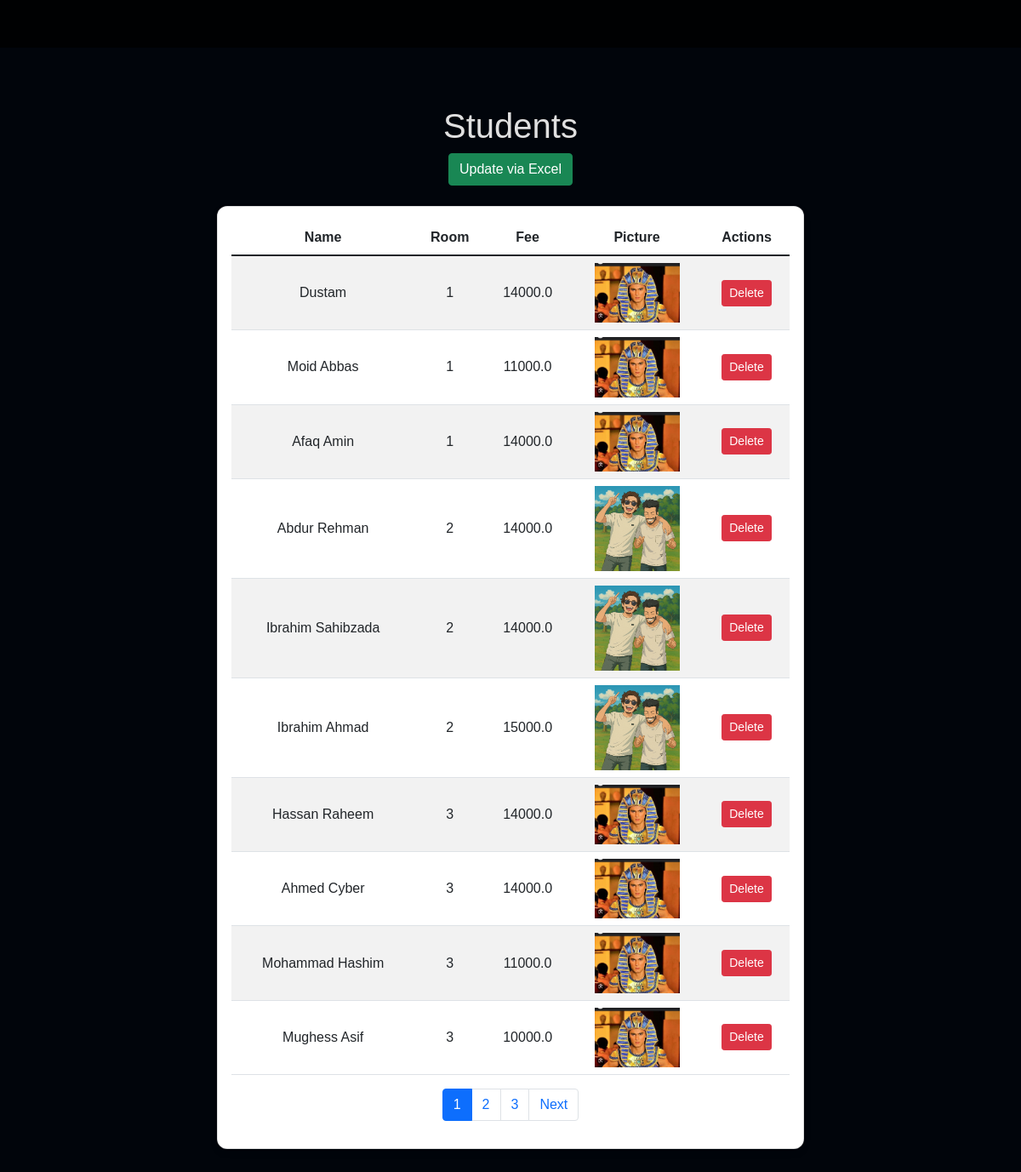
The page /students (signed in) on the database its author committed.
### models.py (models this page shows, shortened)
class Student(db.Model):
    id = db.Column(db.Integer, primary_key=True)
    name = db.Column(db.String(100), nullable=False)
    fee = db.Column(db.Float, nullable=False)
    room_id = db.Column(db.Integer, db.ForeignKey('room.id'), nullable=False)
    picture = db.Column(db.String(100))
    status = db.Column(db.String(20), default='active')  # active, inactive, graduated
    enrollment_date = db.Column(db.DateTime, default=datetime.utcnow)
    last_fee_payment = db.Column(db.DateTime)
    room = relationship('Room', back_populates='students')
    fee_records = relationship('FeeRecord', back_populates='student')

class Room(db.Model):
    id = db.Column(db.Integer, primary_key=True)
    room_number = db.Column(db.Integer, unique=True, nullable=False)
    students = relationship('Student', back_populates='room')

### app.py (the view)
@app.route('/students')
@login_required
def students():
    page = request.args.get('page', 1, type=int)
    per_page = 10
    paginated_students = Student.query.paginate(page=page, per_page=per_page)
    form = EnrollForm()  # Create an instance of the form for CSRF token
    return render_template('students.html', students=paginated_students, form=form)

### app.py (called while the page is built)
@login_manager.user_loader
def load_user(user_id):
    return Admin.query.get(int(user_id))

### templates/students.html (shortened to what this page needs)
{% extends 'base.html' %}
{% block content %}
<h1 class="text-center">Students</h1>
<div class="d-flex justify-content-center mb-4">
    <a href="{{ url_for('update_students_excel') }}" class="btn btn-success">
         Update via Excel
    </a>
</div>
<div class="d-flex justify-content-center">
    <div class="card w-75">
        <div class="card-body">
            <table class="table table-striped">
                <thead>
                    <tr>
                        <th>Name</th>
                        <th>Room</th>
                        <th>Fee</th>
                        <th>Picture</th>
                        <th>Actions</th>
                    </tr>
                </thead>
                <tbody>
                    {% for student in students.items %}
                    <tr>
                        <td>{{ student.name }}</td>
                        <td>{{ student.room.room_number }}</td>
                        <td>{{ student.fee }}</td>
                        <td><img src="{{ url_for('static', filename='uploads/' ~ student.picture) }}" alt="Student Picture" width="100"></td>
                        <td>
                            <button type="button" class="btn btn-danger btn-sm" data-bs-toggle="modal" data-bs-target="#deleteModal{{ student.id }}">
                                 Delete
                            </button>
                        </td>
                    </tr>
                    {% endfor %}
                </tbody>
            </table>
            <nav aria-label="Page navigation">
                <ul class="pagination justify-content-center">
                    {% for page_num in range(1, students.pages + 1) %}
                        <li class="page-item {% if page_num == students.page %}active{% endif %}">
                            <a class="page-link" href="{{ url_for('students', page=page_num) }}">{{ page_num }}</a>
                        </li>
                    {% endfor %}
                    {% if students.has_next %}
                        <li class="page-item">
                            <a class="page-link" href="{{ url_for('students', page=students.next_num) }}">Next</a>
                        </li>
                    {% endif %}
                </ul>
            </nav>
        </div>
    </div>
</div>
{% endblock %}

### templates/base.html (shortened to what this page needs)
<!DOCTYPE html>
<html lang="en">
<head>
    <link href="https://cdn.jsdelivr.net/npm/bootstrap@5.1.3/dist/css/bootstrap.min.css" rel="stylesheet">
    <link rel="stylesheet" href="{{ url_for('static', filename='style.css') }}">
</head>
<body>
    <div class="content-wrapper">
        <nav class="navbar navbar-expand-lg navbar-dark">
            <div class="container-fluid">
                <div class="collapse navbar-collapse" id="navbarNav">
                    <ul class="navbar-nav">
                        <li class="nav-item"><a class="nav-link{% if request.endpoint=='admin_dashboard' %} active{% endif %}" href="{{ url_for('admin_dashboard') }}">Home</a></li>
                        <li class="nav-item"><a class="nav-link{% if request.endpoint=='enroll' %} active{% endif %}" href="{{ url_for('enroll') }}">Enroll</a></li>
                        <li class="nav-item"><a class="nav-link{% if request.endpoint=='rooms' %} active{% endif %}" href="{{ url_for('rooms') }}">Rooms</a></li>
                        <li class="nav-item"><a class="nav-link{% if request.endpoint=='students' %} active{% endif %}" href="{{ url_for('students') }}">Students</a></li>
                        <li class="nav-item"><a class="nav-link{% if request.endpoint=='expenses' %} active{% endif %}" href="{{ url_for('expenses') }}">Expenses</a></li>
                        <li class="nav-item"><a class="nav-link{% if request.endpoint=='collect_fee' %} active{% endif %}" href="{{ url_for('collect_fee') }}">Fee Collection</a></li>
                    </ul>
                </div>
            </div>
        </nav>
        <div class="container mt-5">
            {% block content %}{% endblock %}
        </div>
    </div>
</body>
</html>

### static/style.css (style rules this page uses)
body { font-family: Arial, sans-serif; background-color: #1a1a1a; color: white; margin: 0; padding: 0; }
h1, h2, h3, h4, h5, h6 { color: #e0e0e0; }
.container { width: 80%; margin: 0 auto; padding: 20px; }
.card { box-shadow: 0 4px 8px rgba(0, 0, 0, 0.1); border-radius: 12px; color: black !important; }
.btn-primary, .btn-danger { transition: transform 0.2s ease-in-out; }
.table th, .table td { vertical-align: middle; text-align: center; }
.card-body, .card-title, .form-label, input { color: rgb(11, 72, 170) !important; }

### templates/base.html (style rules this page uses)
body, html { margin: 0; padding: 0; height: 100%; }
.content-wrapper { position: relative; z-index: 1; }
.navbar { background-color: rgba(0, 0, 0, 0.75) !important; }

### rows shown on the page
Student: name "Dustam", room.room_number "1", fee "14000.0", picture (picture)
Student: name "Moid Abbas", room.room_number "1", fee "11000.0", picture (picture)
Student: name "Afaq Amin", room.room_number "1", fee "14000.0", picture (picture)
Student: name "Abdur Rehman", room.room_number "2", fee "14000.0", picture (picture)
Student: name "Ibrahim Sahibzada", room.room_number "2", fee "14000.0", picture (picture)
Student: name "Ibrahim Ahmad", room.room_number "2", fee "15000.0", picture (picture)
Student: name "Hassan Raheem", room.room_number "3", fee "14000.0", picture (picture)
Student: name "Ahmed Cyber", room.room_number "3", fee "14000.0", picture (picture)
Student: name "Mohammad Hashim", room.room_number "3", fee "11000.0", picture (picture)
Student: name "Mughess Asif", room.room_number "3", fee "10000.0", picture (picture)

### other values the page prints
{{ page_num }} "1" "2" "3"
